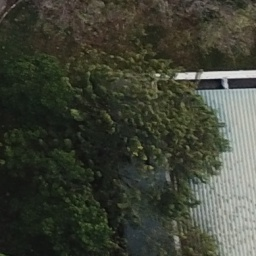
#> input picture Balanced/Tree11.jpg, 256 x 256 px, found by its file name
$ python test_single.py
#> lines starting #> are read from the running program, lines starting #| are printed output that depends on the picture; after the words box and inside, x2 and y2 are one past the last pixel; in counts of white or black regions, pixels touching at a corner belong together; long printed decimals are rounded
import cv2
import numpy as np

img = cv2.imread('Tree11.jpg',1)
#> img is the input picture: shape (256, 256, 3); mean B, G, R 53.2, 65.4, 62.1
hsv = cv2.cvtColor(img, cv2.COLOR_BGR2HSV)
#> hsv: shape (256, 256, 3); mean H, S, V 42.2, 65, 66.5
#print(hsv)
cv2.imshow('Original Image', img)
cv2.imshow('HSV Image', hsv)
lower_blue = np.array([30,30,20])
upper_blue = np.array([90,255,255])

mask = cv2.inRange(hsv, lower_blue, upper_blue)
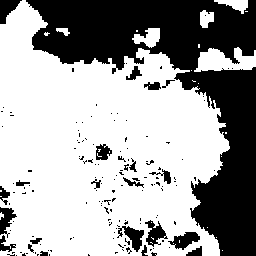
#> mask: shape (256, 256); 63.4% white; 154 black regions (131 under 20 px), largest, box (x1, y1, x2, y2) and area: (26, 0, 256, 256) 20861, (117, 226, 144, 252) 311, (168, 232, 200, 250) 304
cv2.imshow('Mask', mask)
#print(mask)

h = mask.shape[0]
#> h = 256
w = mask.shape[1]
#> w = 256
count = 0
overall = h*w
#> overall = 65536
lower_blue = np.array([30,30,30])
upper_blue = np.array([90,255,255])
for y in range(0,h):
        for x in range(0,w):
            if mask[y,x] == 255:
                count = count + 1
#> after the loop, count = 41566

print((count/overall)*100)
#| 63.425
k = cv2.waitKey(0)
#> (key Esc is pressed here)
if k == 27:
    cv2.destroyAllWindows()

$ run again, with Balanced/Tree1.jpg copied over Balanced/Tree11.jpg
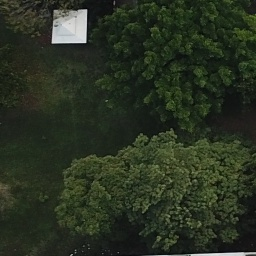
#> input picture Balanced/Tree1.jpg, 256 x 256 px, found by its file name
#> img is the input picture: shape (256, 256, 3); mean B, G, R 33.3, 49.2, 40.6
#> hsv: shape (256, 256, 3); mean H, S, V 48.9, 86.9, 49.3
#> `mask = cv2.inRange(hsv, lower_blue, upper_blue)`:
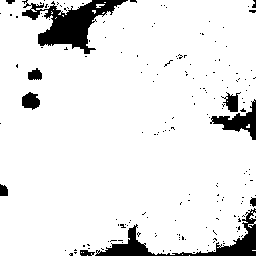
#> mask: shape (256, 256); 91.2% white; 183 black regions (172 under 20 px), largest, box (x1, y1, x2, y2) and area: (22, 0, 128, 54) 2255, (95, 208, 256, 256) 1656, (210, 99, 256, 140) 672
#| 91.176

$ run again, with Balanced/Tree53.jpg copied over Balanced/Tree11.jpg
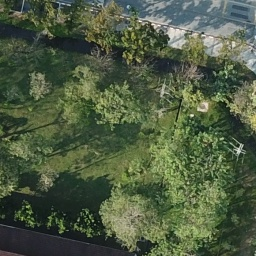
#> input picture Balanced/Tree53.jpg, 256 x 256 px, found by its file name
#> img is the input picture: shape (256, 256, 3); mean B, G, R 66.2, 91.7, 78.2
#> hsv: shape (256, 256, 3); mean H, S, V 54.6, 83, 92.5
#> `mask = cv2.inRange(hsv, lower_blue, upper_blue)`:
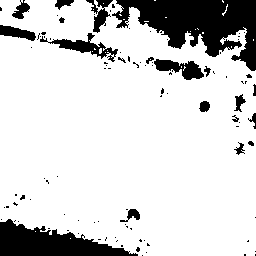
#> mask: shape (256, 256); 83% white; 100 black regions (81 under 20 px), largest, box (x1, y1, x2, y2) and area: (112, 0, 256, 71) 5357, (0, 219, 138, 256) 2770, (40, 33, 118, 62) 632
#| 82.991

$ run again, with Balanced/Tree7.jpg copied over Balanced/Tree11.jpg
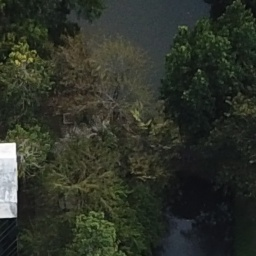
#> input picture Balanced/Tree7.jpg, 256 x 256 px, found by its file name
#> img is the input picture: shape (256, 256, 3); mean B, G, R 41.1, 51.1, 46.6
#> hsv: shape (256, 256, 3); mean H, S, V 55.5, 65.5, 52.1
#> `mask = cv2.inRange(hsv, lower_blue, upper_blue)`:
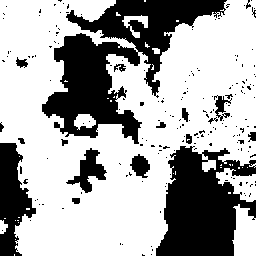
#> mask: shape (256, 256); 66.2% white; 195 black regions (177 under 20 px), largest, box (x1, y1, x2, y2) and area: (42, 0, 227, 144) 10358, (156, 146, 256, 256) 7176, (0, 143, 36, 256) 2329
#| 66.229
